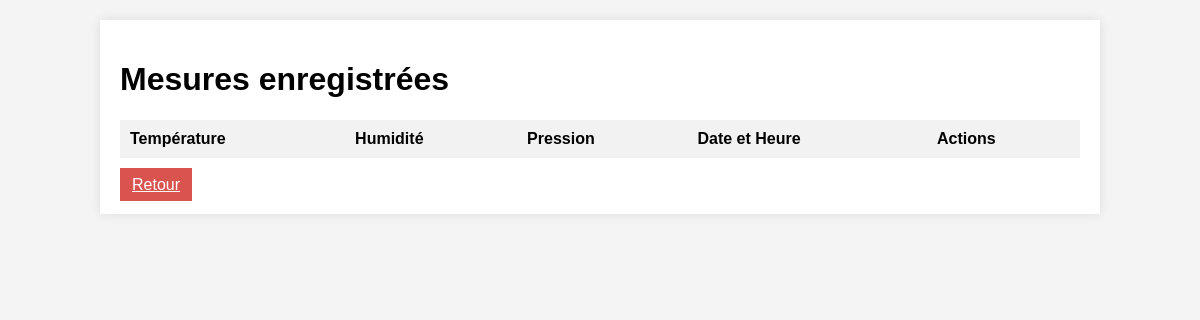
The app's page /afficher_mesures, older data.
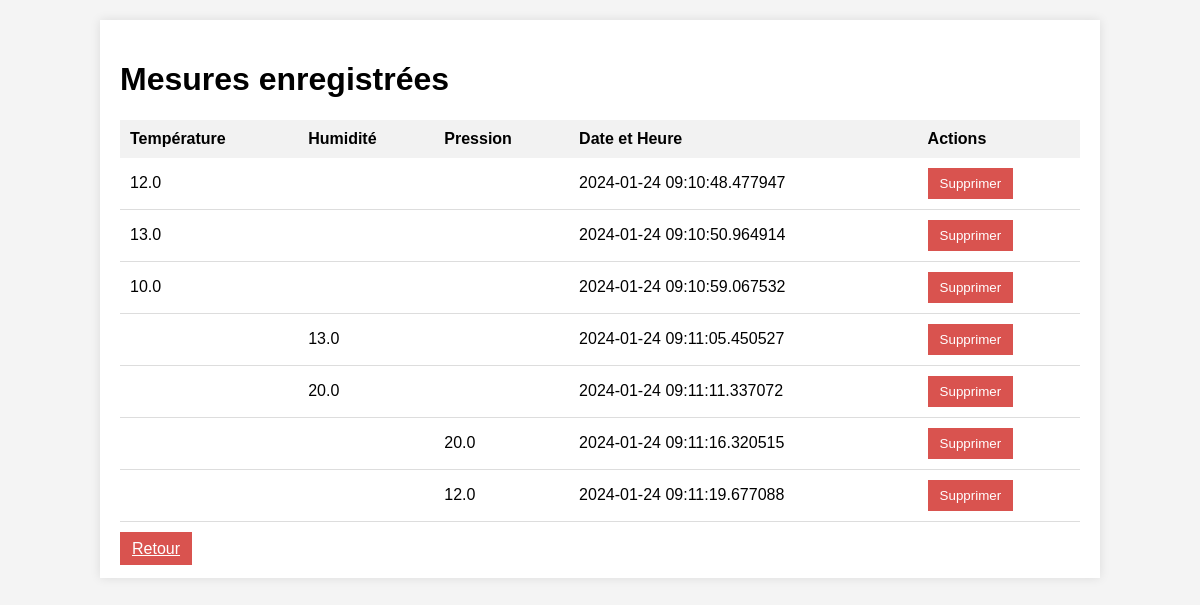
The same page, newer data.
### tables this page shows
CREATE TABLE Meteo (
        M_Id INTEGER PRIMARY KEY AUTOINCREMENT,
        user_id INTEGER,
        temperature REAL,
        humidite REAL,
        pression REAL,
        temps DATETIME,
        FOREIGN KEY (user_id) REFERENCES User(US_Id)
    );

### app.py (the view)
@app.route('/afficher_mesures')
def afficher_mesures():
    with connect_db() as db:
        cursor = db.cursor()
        cursor.execute("SELECT * FROM Meteo")
        mesures = cursor.fetchall()
    return render_template('afficher_mesures.html', mesures=mesures)

### app.py (called while the page is built)
def connect_db():
    db_path = 'base_de_donnee.db'
    print(f"Connecté à la base de données : {db_path}")
    return sqlite3.connect(db_path)

### templates/afficher_mesures.html (shortened to what this page needs)
<!DOCTYPE html>
<html lang="fr">
<head>
    <link rel="stylesheet" href="/static/style4.css">
</head>
<body>
    <div class="wrapper">
        <h1>Mesures enregistrées</h1>
        <table>
            <thead>
                <tr>
                    <th>Température</th>
                    <th>Humidité</th>
                    <th>Pression</th>
                    <th>Date et Heure</th>
                    <th>Actions</th>
                </tr>
            </thead>
            <tbody>
                {% for mesure in mesures %}
                    <tr>
                        <td>
                            {% if mesure[2] is not none %}
                                {{ mesure[2] }}
                            {% endif %}
                        </td>
                        <td>
                            {% if mesure[3] is not none %}
                                {{ mesure[3] }}
                            {% endif %}
                        </td>
                        <td>
                            {% if mesure[4] is not none %}
                                {{ mesure[4] }}
                            {% endif %}
                        </td>
                        <td>
                            {{ mesure[5] }}
                        </td>
                        <td>
                            <form method="post" action="/supprimer_mesure/{{ mesure[0] }}">
                                <button type="submit" class="btn">Supprimer</button>
                            </form>
                        </td>
                    </tr>
                {% endfor %}
            </tbody>
        </table>
        <br>
        <a href="/sonde" class="btn">Retour</a>
    </div>
</body>
</html>

### static/style4.css (style rules this page uses)
body { font-family: Arial, sans-serif; background-color: #f4f4f4; margin: 0; padding: 0; }
.wrapper { width: 80%; margin: 20px auto; background-color: #fff; padding: 20px; box-shadow: 0 0 10px rgba(0, 0, 0, 0.1); }
table { width: 100%; border-collapse: collapse; margin-top: 20px; }
th, td { padding: 10px; text-align: left; }
th { background-color: #f2f2f2; }
td { border-bottom: 1px solid #ddd; }
.btn { background-color: #d9534f; color: #fff; border: none; padding: 8px 12px; cursor: pointer; }

Row changes from the older to the newer data that the page shows:
added Meteo: temperature "12.0", temps "2024-01-24 09:10:48.477947"
added Meteo: temperature "13.0", temps "2024-01-24 09:10:50.964914"
added Meteo: temperature "10.0", temps "2024-01-24 09:10:59.067532"
added Meteo: humidite "13.0", temps "2024-01-24 09:11:05.450527"
added Meteo: humidite "20.0", temps "2024-01-24 09:11:11.337072"
added Meteo: pression "20.0", temps "2024-01-24 09:11:16.320515"
added Meteo: pression "12.0", temps "2024-01-24 09:11:19.677088"
